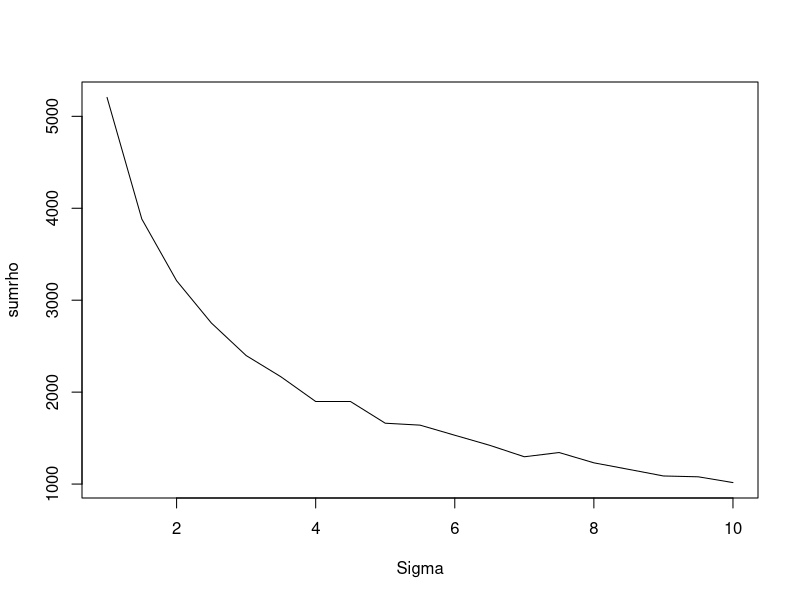
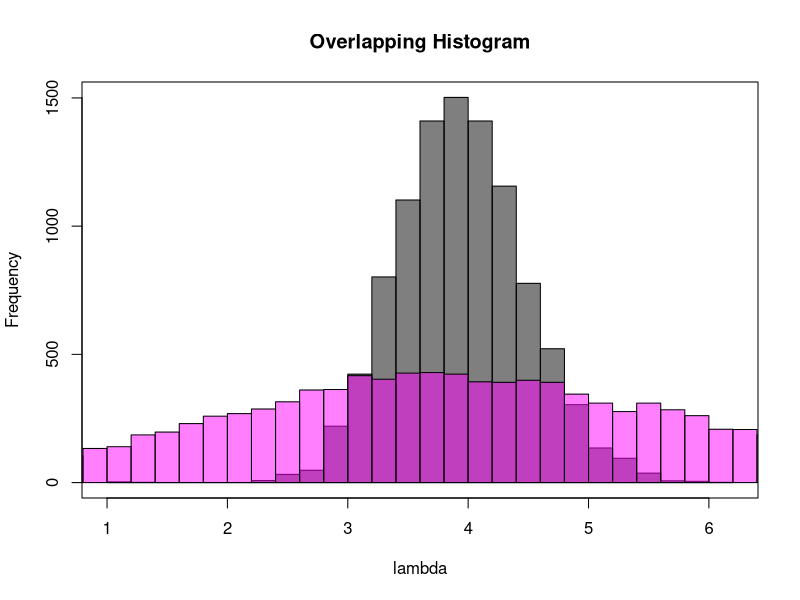
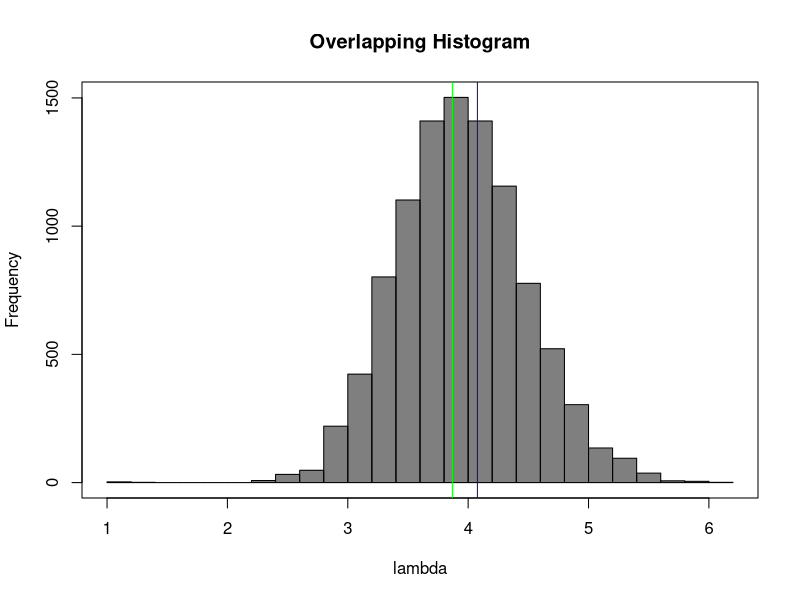

The R source for these figures, in order:
######Problem 2 
##generate lambda form exp(alpha)
alpha=0.7
lam=rexp(1,alpha)
lam
##generate 13 x from poisson(lambda)
n=13
x=rpois(n,lam)
x
##map estimate for lambda
lam_map=sum(x)/(n+alpha)
##calculate f*g
m=10000
lam_fg_=rnorm(5*m,lam_map,sqrt((sum(x))/(n+alpha)))
lam_fg=(lam_fg_[lam_fg_>0])[1:m]
##calculate g
lamg=function(l){
  (n+alpha)/sqrt(2*pi*sum(x))*exp(-(n+alpha)^2*(l-sum(x)/(n+alpha))^2/(2*sum(x)))
}
lam_g=lamg(lam_fg)
##calculate p
lamp=function(l){
  product=1
  product1=1
  for(i in 1:n){
    product=l^x[i]/factorial(x[i])*exp(-l)
    product1=product*product1
  }
  product1*alpha*exp(-alpha*l)
}
lam_p=lamp(lam_fg)

##posterior mean and sd from importance sampling
e_imp=sum(lam_fg*lam_p/lam_g)/sum(lam_p/lam_g)
sd_imp=sqrt(sum(lam_fg^2*lam_p/lam_g)/sum(lam_p/lam_g)-e_imp^2)

##mle and asymptotic se from MLE
e_mle=mean(x)
se_mle=sqrt(sum(x))/n

##expectation from map
lam_map


######problem 3
Sigma=seq(1,10,0.5)
sumrho=rep(0,length(Sigma))
for (s in 1:length(Sigma)){
  sigma=Sigma[s]
  N=10000
  lam_1=1
  lam_mh=rep(1,N)
  sum_rho=0
  for (i in 2:N){
    repeat{
      lam_star=rnorm(1,lam_1,sigma)
      if(lam_star>0){
        break
      }
    }
    rho=rbinom(1,1,min(lamp(lam_star)/lamp(lam_1)*pnorm(lam_1/sigma)/pnorm(lam_star/sigma),1))
    if(rho==1){
      lam_mh[i]=lam_star
    }
    if(rho==0){
      lam_mh[i]=lam_1
    }
    sum_rho=sum_rho+rho
    lam_1=lam_mh[i]
  }
  sumrho[s]=sum_rho
}
plot(Sigma,sumrho,type="l")

#####
sigma=Sigma[1]
N=10000
lam_1=1
lam_mh=rep(1,N)
for (i in 2:N){
  repeat{
    lam_star=rnorm(1,lam_1,sigma)
    if(lam_star>0){
      break
    }
  }
  rho=rbinom(1,1,min(lamp(lam_star)/lamp(lam_1)*pnorm(lam_1/sigma)/pnorm(lam_star/sigma),1))
  if(rho==1){
    lam_mh[i]=lam_star
  }
  if(rho==0){
    lam_mh[i]=lam_1
  }
  lam_1=lam_mh[i]
}

e_mh=sum(lam_mh*lamp(lam_mh))/sum(lamp(lam_mh))
sd_mh=sum(lam_mh^2*lamp(lam_mh))/sum(lamp(lam_mh))-e_mh^2

hist(lam_mh,col=rgb(0,0,0,0.5),nclass=20,main="Overlapping Histogram",xlab="lambda")
hist(lam_fg,col=rgb(1,0,1,0.5),nclass=60,add=T)
box()


hist(lam_mh,col=rgb(0,0,0,0.5),nclass=20,main="Overlapping Histogram",xlab="lambda")
box()
abline(v=lam_map,col="green")
abline(v=e_mle,col="blue")
abline(v=e_imp,col="red")
